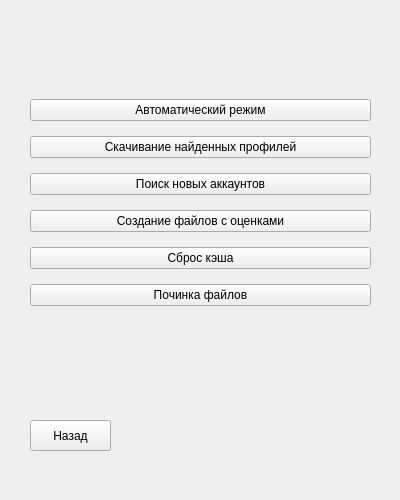
<?xml version="1.0" encoding="UTF-8"?>
<ui version="4.0">
 <class>scriptsMenu</class>
 <widget class="QWidget" name="scriptsMenu">
  <property name="geometry">
   <rect>
    <x>0</x>
    <y>0</y>
    <width>400</width>
    <height>500</height>
   </rect>
  </property>
  <property name="minimumSize">
   <size>
    <width>400</width>
    <height>500</height>
   </size>
  </property>
  <property name="maximumSize">
   <size>
    <width>400</width>
    <height>500</height>
   </size>
  </property>
  <property name="windowTitle">
   <string>Form</string>
  </property>
  <widget class="QWidget" name="verticalLayoutWidget">
   <property name="geometry">
    <rect>
     <x>30</x>
     <y>90</y>
     <width>341</width>
     <height>231</height>
    </rect>
   </property>
   <layout class="QVBoxLayout" name="verticalLayout">
    <item>
     <widget class="QPushButton" name="autoModeButton">
      <property name="text">
       <string>Автоматический режим</string>
      </property>
     </widget>
    </item>
    <item>
     <widget class="QPushButton" name="downloadProfilesButton">
      <property name="text">
       <string>Скачивание найденных профилей</string>
      </property>
     </widget>
    </item>
    <item>
     <widget class="QPushButton" name="findNewAccountsButton">
      <property name="text">
       <string>Поиск новых аккаунтов</string>
      </property>
     </widget>
    </item>
    <item>
     <widget class="QPushButton" name="createRatingsFileButton">
      <property name="text">
       <string>Создание файлов с оценками</string>
      </property>
     </widget>
    </item>
    <item>
     <widget class="QPushButton" name="cacheResetButton">
      <property name="text">
       <string>Сброс кэша</string>
      </property>
     </widget>
    </item>
    <item>
     <widget class="QPushButton" name="fileRepairButton">
      <property name="text">
       <string>Починка файлов</string>
      </property>
     </widget>
    </item>
   </layout>
  </widget>
  <widget class="QPushButton" name="backButton">
   <property name="geometry">
    <rect>
     <x>30</x>
     <y>420</y>
     <width>81</width>
     <height>31</height>
    </rect>
   </property>
   <property name="text">
    <string>Назад</string>
   </property>
  </widget>
 </widget>
 <resources/>
 <connections/>
</ui>
